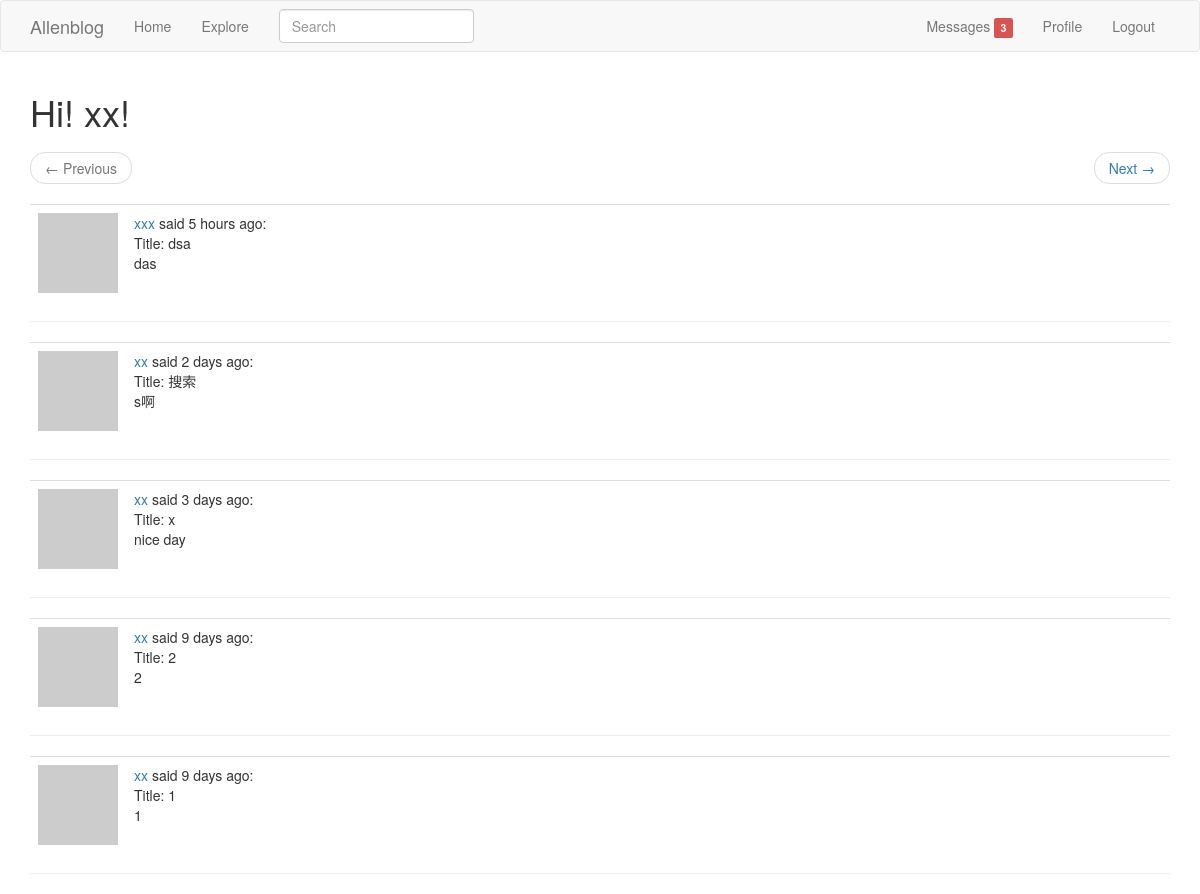
Page /explore (signed in) on the committed database.
### app/models.py (models this page shows, shortened)
class User(db.Model, UserMixin):
    __tablename__ = 'user'
    id = db.Column(db.Integer, primary_key=True)
    username = db.Column(db.String(64), index=True, unique=True)
    email = db.Column(db.String(120), index=True, unique=True)
    password_hash = db.Column(db.String(128))
    posts = db.relationship('Post', backref='author', lazy='dynamic')
    about_me = db.Column(db.String(140))
    last_seen = db.Column(db.DateTime, default=datetime.utcnow)
    followed = db.relationship(
        'User', secondary=followers,
        primaryjoin=(followers.c.follower_id == id),
        secondaryjoin=(followers.c.followed_id == id),
        backref=db.backref('followers', lazy='dynamic'),
        lazy='dynamic'
    )
    messages_sent = db.relationship('Message',
                                    foreign_keys='Message.sender_id',
                                    backref='author', lazy='dynamic')
    messages_received = db.relationship('Message',
                                        foreign_keys='Message.recipient_id',
                                        backref='recipient', lazy='dynamic')
    last_message_read_time = db.Column(db.DateTime)
    def new_messages_num(self):
        last_read_time = self.last_message_read_time or datetime(1900, 1, 1)
        return Message.query.filter_by(recipient=self).filter(
            Message.timestamp > last_read_time).count()
    def avatar(self, size):
        digest = md5(self.email.lower().encode('utf-8')).hexdigest()
        return 'https://www.gravatar.com/avatar/{}?d=identicon&s={}'.format(digest, size)

class SearchableMixin(object):
    @classmethod
    def before_commit(cls, session):
        session._changes = {
            'add': list(session.new),
            'update': list(session.dirty),
            'delete': list(session.deleted)
        }
    @classmethod
    def after_commit(cls, session):
        for obj in session._changes['add']:
            if isinstance(obj, SearchableMixin):
                add_to_index(obj.__tablename__, obj)
        for obj in session._changes['update']:
            if isinstance(obj, SearchableMixin):
                add_to_index(obj.__tablename__, obj)
        for obj in session._changes['delete']:
            if isinstance(obj, SearchableMixin):
                remove_from_index(obj.__tablename__, obj)
        session._changes = None

class Post(SearchableMixin, db.Model):
    __tablename__ = 'post'
    __searchable__ = ['body']
    id = db.Column(db.Integer, primary_key=True)
    title = db.Column(db.String(32), index=True)
    body = db.Column(db.String(140))
    timestamp = db.Column(db.DateTime, index=True, default=datetime.utcnow)
    user_id = db.Column(db.Integer, db.ForeignKey('user.id'))

### app/main/views.py (the view)
@main.route('/explore')
@login_required
def explore():
    page = request.args.get('page', 1, type=int)
    posts = Post.query.order_by(Post.timestamp.desc()).paginate(page, current_app.config['POSTS_PER_PAGE'], False)
    next_url = url_for('main.explore', page=posts.next_num) if posts.has_next else None
    prev_url = url_for('main.explore', page=posts.prev_num) if posts.has_prev else None
    return render_template('explore.html', title='Explore', posts=posts.items, next_url=next_url, prev_url=prev_url)

### app/main/forms.py
class SearchForm(FlaskForm):
    q = StringField('Search', validators=[DataRequired()])
    def __init__(self, *args, **kwargs):
        if 'formdata' not in kwargs:
            kwargs['formdata'] = request.args
        if 'csrf_enabled' not in kwargs:
            kwargs['csrf_enabled'] = False
        super(SearchForm, self).__init__(*args, **kwargs)

### app/main/views.py (called while the page is built)
@main.before_request
def before_request():
    if current_user.is_authenticated:
        current_user.last_seen = datetime.utcnow()
        db.session.commit()
        g.search_form = SearchForm()

### app/models.py (called while the page is built)
@login_manager.user_loader
def load_user(id):
    return User.query.get(int(id))

### app/templates/explore.html
{% extends "base.html" %}
{% block app_content %}
    <h1>Hi! {{ current_user.username }}!</h1>
    {% include('_pagination.html') %}
    {% for post in posts %}
        {% include('_post.html') %}
        <hr>
    {% endfor %}
{% endblock %}

### app/templates/_post.html
    <table class="table table-hover">
        <tr>
            <td width="70px">
                <span class="user_popup">
                    <a href="{{ url_for('main.user_profile', username=post.author.username) }}">
                        <img src="{{ post.author.avatar(70) }}" />
                    </a>
                 </span>
            </td>
            <td>
                <span class="user_popup">
                    <a href="{{ url_for('main.user_profile', username=post.author.username) }}">
                        {{ post.author.username }}
                    </a>
                </span>
                said {{ moment(post.timestamp).fromNow() }}:
                <br>
                Title: {{ post.title }}
                <br>
                {{ post.body }}
            </td>
        </tr>
    </table>

### rows in the picture
User: username "xx"
Post: author.username "xxx", timestamp "5 hours ago", title "dsa", body "das"
Post: author.username "xx", timestamp "2 days ago", title "搜索", body "s啊"
Post: author.username "xx", timestamp "3 days ago", title "x", body "nice day"
Post: author.username "xx", timestamp "9 days ago", title "2", body "2"
Post: author.username "xx", timestamp "9 days ago", title "1", body "1"

### other values in the picture
{{ new_messages }} "3"
